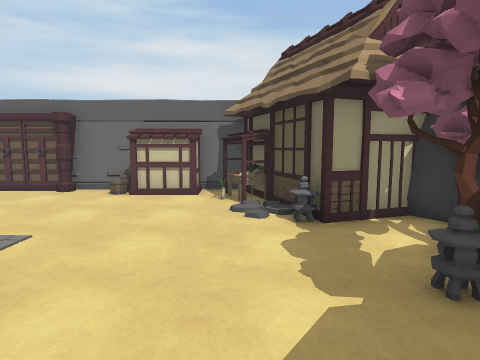
view 1 (above)

15 first-person views from a walk through a 3-D level made in the Unity game engine. The camera is 1.4 m above the floor, tilts 6° down and sees 75° across. The floor is counted in squares, 1 m on a side. Each view is taken from the middle of a square. On the plan, view 1 faces up. The plan holds only what a view shows up to about 14 squares ahead; the rest is blank. The place goes on beyond the plan. The player character is not drawn. Some surface patterns are stand-ins.

view 2
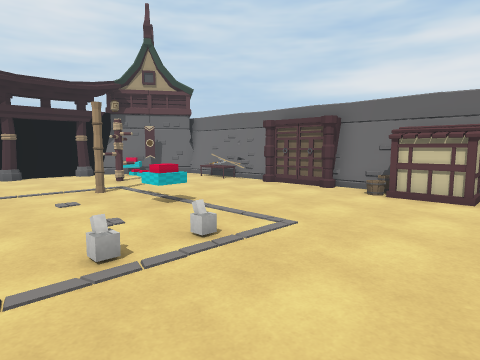

view 3
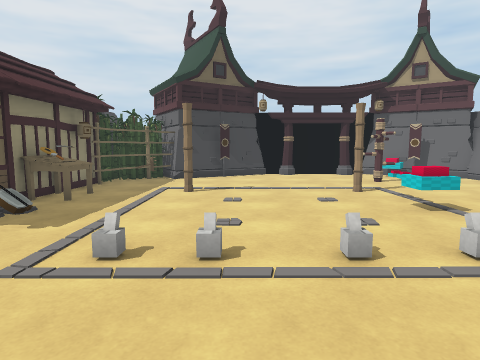

view 4
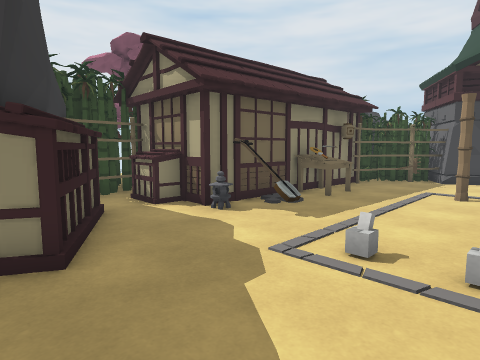

view 5
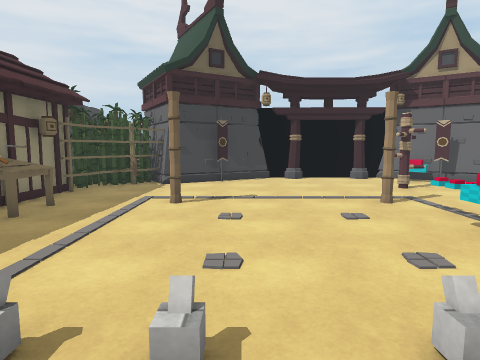

view 6
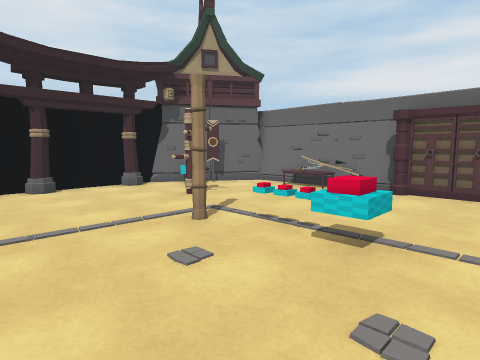

view 7
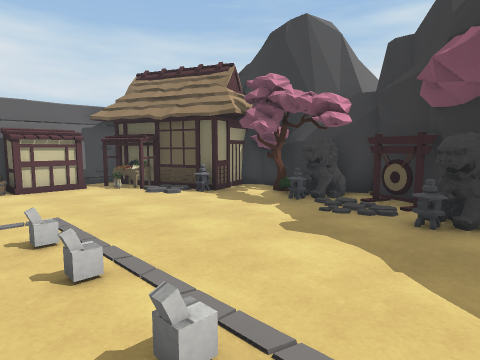

view 8
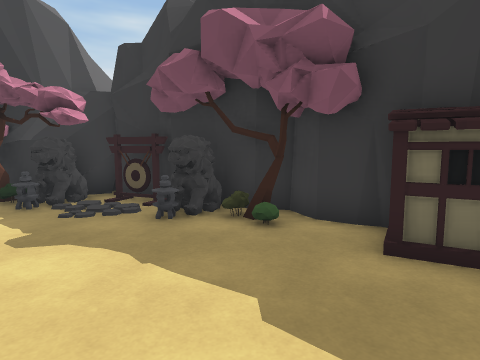

view 9
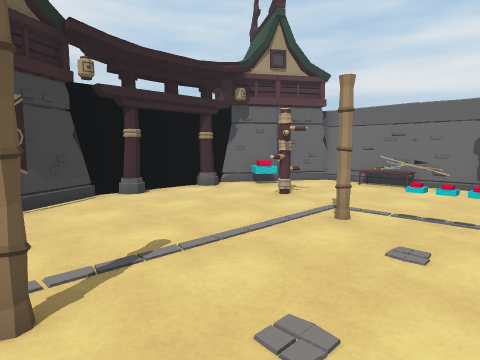

view 10
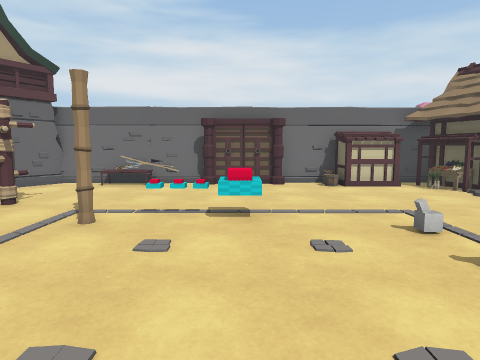

view 11
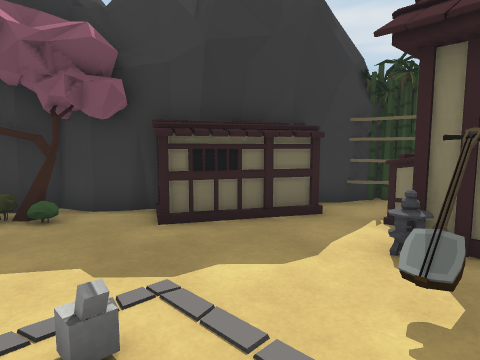

view 12
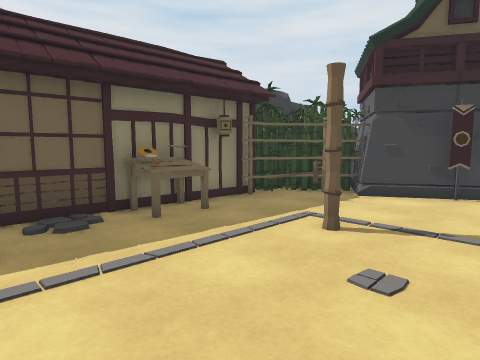

view 13
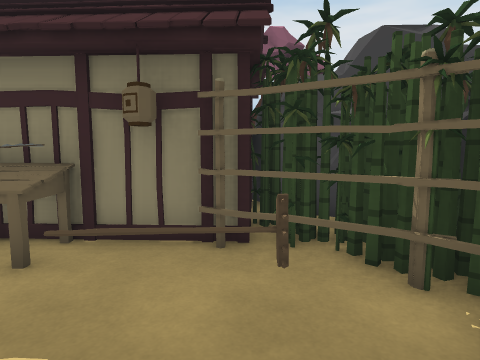

view 14
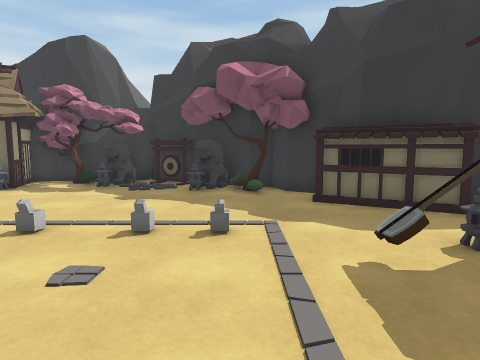

view 15
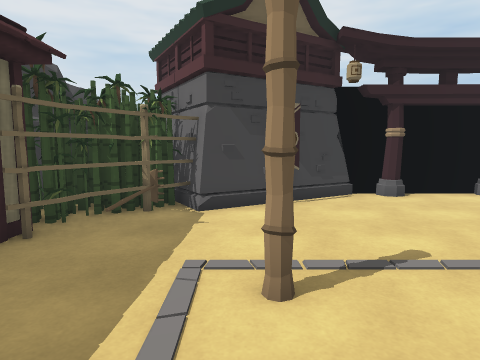

### Floor plan
Points are (right, up) in squares from view 1. A wall is a line through its corners. A room is listed if a view was taken in it or the views show most of it. See-through windows are left out.
Room 1 (views 1, 2, 3, 4, 5, 6, 7, 8, 9, 10, 11, 12, 13, 14, 15)
walls: (-7.5, -5.8) (-4.7, -5.9) (-4.9, -9.4); (-5.6, 10.1) (-8.1, 10.1); (-8.4, 10.4) (-14.2, 10.3); (-12.2, -5.5) (-9.4, -5.7); (-10.1, 10.6) (-12.5, 10.6); (-3.1, 10.5) (-5.6, 10.5); (-16.4, 2.4) (-16.4, 1.4); (-15.8, 5.6) (-16, 5.1); (0.1, -4.7) (0.9, -3.5) (1.8, -3.1) (1.9, -2.3) (2.7, -1.5) (2.7, -0.4) (3.3, 0.1); (0.3, -4.5) (0.5, -4); (-16.4, 5.4) (-16.4, 2.8); (2.3, -1.8) (2.5, -1.3); (-16.4, 6.5) (-16.4, 5.8); (3.3, -0.2) (3.7, 0.4); (3.6, 0.7) (4.1, 1.7) (3.7, 2); (3.6, 3.8) (3.7, 4.4); (3.7, 3.9) (3.9, 4.5); (4, 1.5) (3.6, 2.8) (3.6, 4.2); (-14.6, -6.4) (-13.6, -7.4); (0.6, 10.6) (-1.4, 10.6); (-14.5, -6.7) (-13.7, -7.1); (-14.5, -6.7) (-13.7, -7.2); (4, 5.7) (3.5, 6.4) (1.6, 5.7) (0.2, 9.9); (-15.6, -5.8) (-14.9, -6.3); (-2.6, -8.8) (-1.9, -7.9); (4.1, 5.8) (3.5, 6.4); (-2.6, -9.1) (-2.3, -8.4)
low walls: (-10.4, 9.6) (-11.1, 9.6); (-8.4, 10.3) (-10.2, 10.2); (-10.6, 9.7) (-11.3, 9.8); (-3.7, 10.3) (-5.6, 10.3); (-12.1, 10.2) (-14, 10.2); (0.4, 10.4) (-0.5, 10.4); (4.3, 1.9) (3.6, 2.3); (3.7, 5.9) (3.5, 6.4); (4.4, 1.7) (4, 2.4)
objects: tower (-18, 7) to (-16, 7); tower (-17, 1) to (-16, 1); other object (-16, -6) to (-14, -5); tower (-16, -4) to (-15, -4); fence (-15, -4) to (-14, -2); other object (-15, -1); other object (-15, 7); other object (-15, 8); other object (-14, -7) to (-13, -5); tower (-14, -2); fence (-13, -5) to (-12, -4); pole (-13, 5) to (-13, 6); other object (-12, -3) to (-11, -3); lantern (-11, -5); pole (-10, -2); pole (-10, 4); table (-9, -6) to (-8, -6); other object (-9, -5); other object (-9, 4); other object (-8, -5); other object (-8, 4); other object (-7, 4) to (-7, 5); lantern (-5, -5); other object (-5, -4); fence (-4, -9) to (-3, -9); other object (-4, -8) to (-4, -7); other object (-3, -7) to (-1, -4); other object (-3, 9) to (-1, 10); table (0, 8) to (0, 9); tree (1, -3); statue (1, -1) to (2, -1); lantern (1, 0); lantern (1, 6); lantern (2, 3); other object (3, 1); statue (3, 2) to (3, 3); tree (3, 4) to (4, 5)

Positions as (right, up) in squares from view 1, and headings:
1: (0, 0), facing up
2: (0, 0), facing up-left
3: (0, 0), facing left
4: (0, 0), facing down-left
5: (-2, 0), facing left
6: (-5, 0), facing up-left
7: (-5, -2), facing up-right
8: (-5, -2), facing right
9: (-7, -2), facing up-left
10: (-7, -2), facing up
11: (-6, -1), facing down-right
12: (-5, 1), facing down-left
13: (-12, -1), facing down
14: (-9, -2), facing right
15: (-7, -2), facing left
